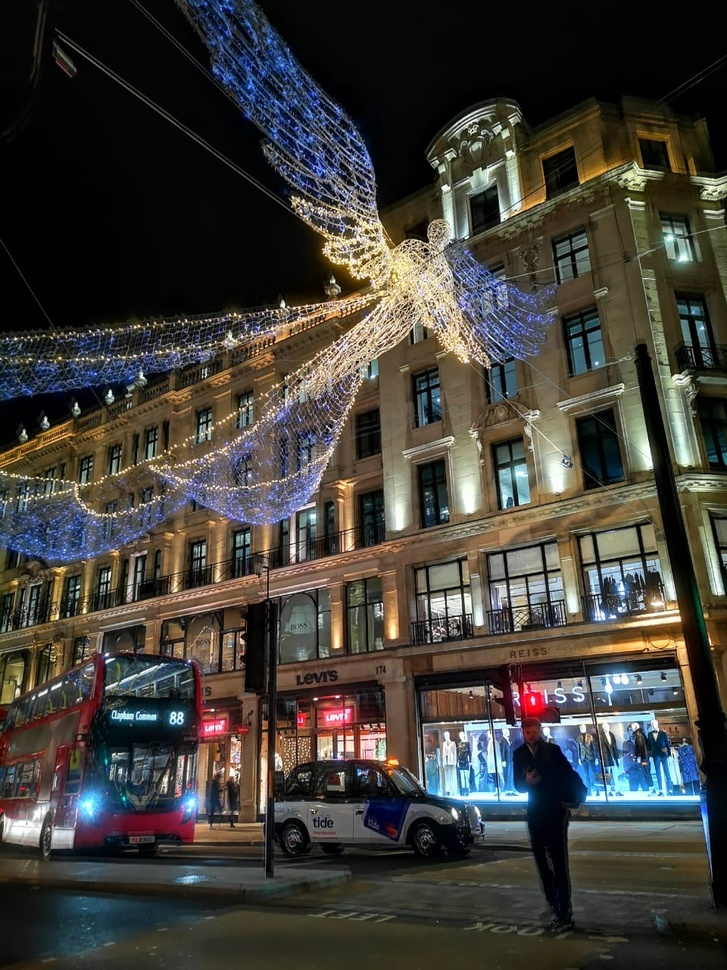
#> input picture data/images/londonxmas.jpeg, 727 x 970 px, shrunk from 960 x 1280 before the run, found by its file name
$ jupyter execute '10. edge detection.ipynb'
#> lines starting #> are read from the running program, lines starting #| are printed output that depends on the picture; after the words box and inside, x2 and y2 are one past the last pixel; in counts of white or black regions, pixels touching at a corner belong together
[cell 1]
import os
import cv2
from matplotlib import pyplot as plt
import numpy as np

[cell 2]
os.chdir("D:\\Learning\\udemy_computer_vision_course")

[cell 3]
def imshow(title = "", image = None, size = 5):

    # The line below is changed from w, h to h, w
    h, w = image.shape[0], image.shape[1]
    aspect_ratio = w/h

    plt.figure(figsize=(size * aspect_ratio, size))
    plt.imshow(cv2.cvtColor(image, cv2.COLOR_BGR2RGB))
    plt.title(title)
    plt.show()

[cell 4]
img = cv2.imread(os.path.join("data", "images", "londonxmas.jpeg"),)
#> img is the input picture: shape (970, 727, 3); mean B, G, R 57, 62.5, 65.4
imshow("My Image", img)

[cell 5]
canny = cv2.Canny(img, 60,120)
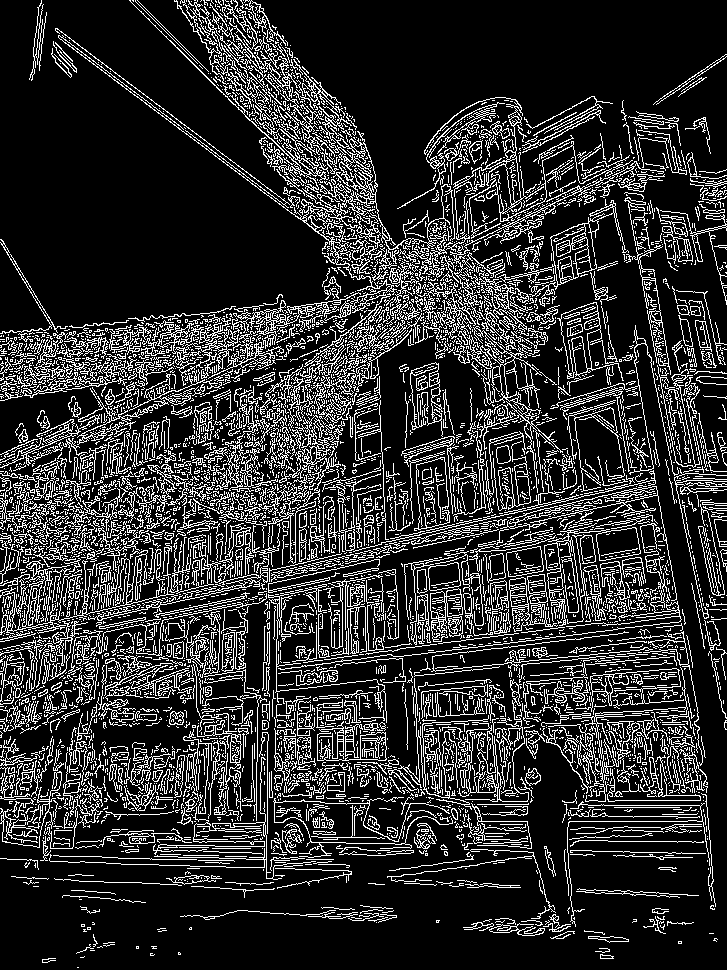
#> canny: shape (970, 727); 18.5% white in thin lines or dots

imshow("Edge Detection", canny)


$ run again, with data/images/Volleyball.jpeg copied over data/images/londonxmas.jpeg
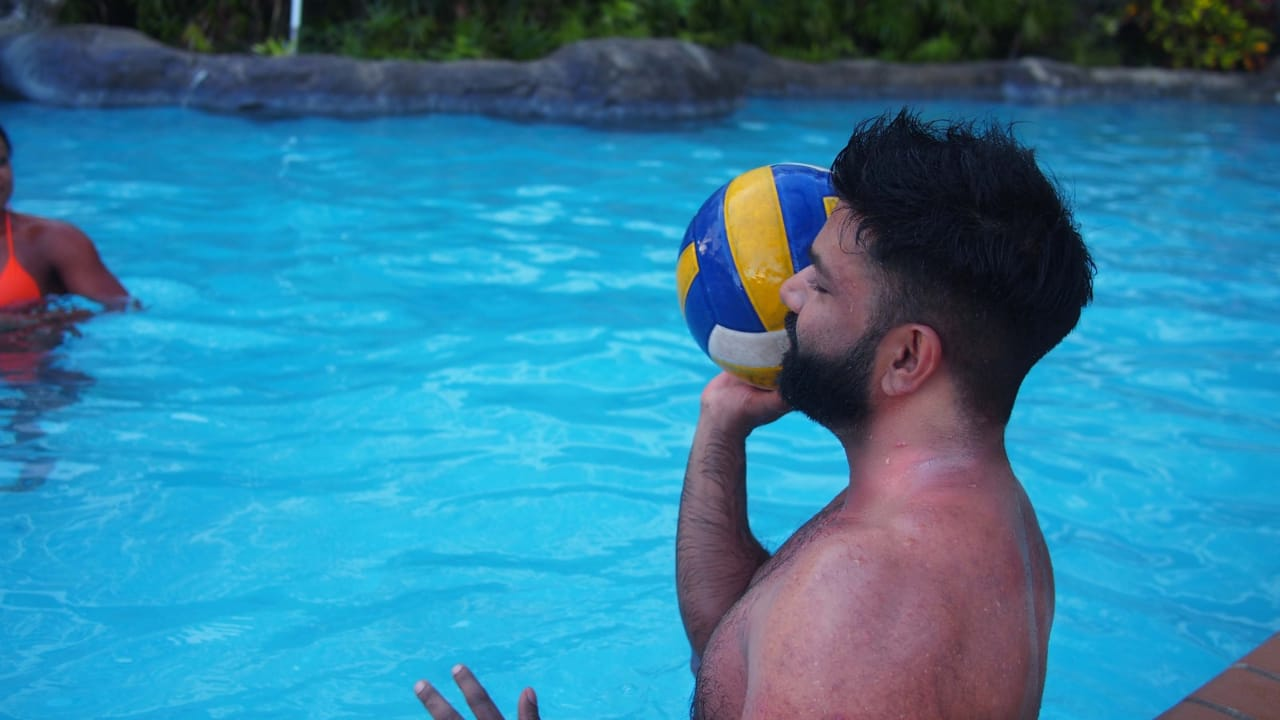
#> input picture data/images/Volleyball.jpeg, 1280 x 720 px, found by its file name
#> img is the input picture: shape (720, 1280, 3); mean B, G, R 159.8, 127.4, 49.9
#> `canny = cv2.Canny(img, 60,120)`:
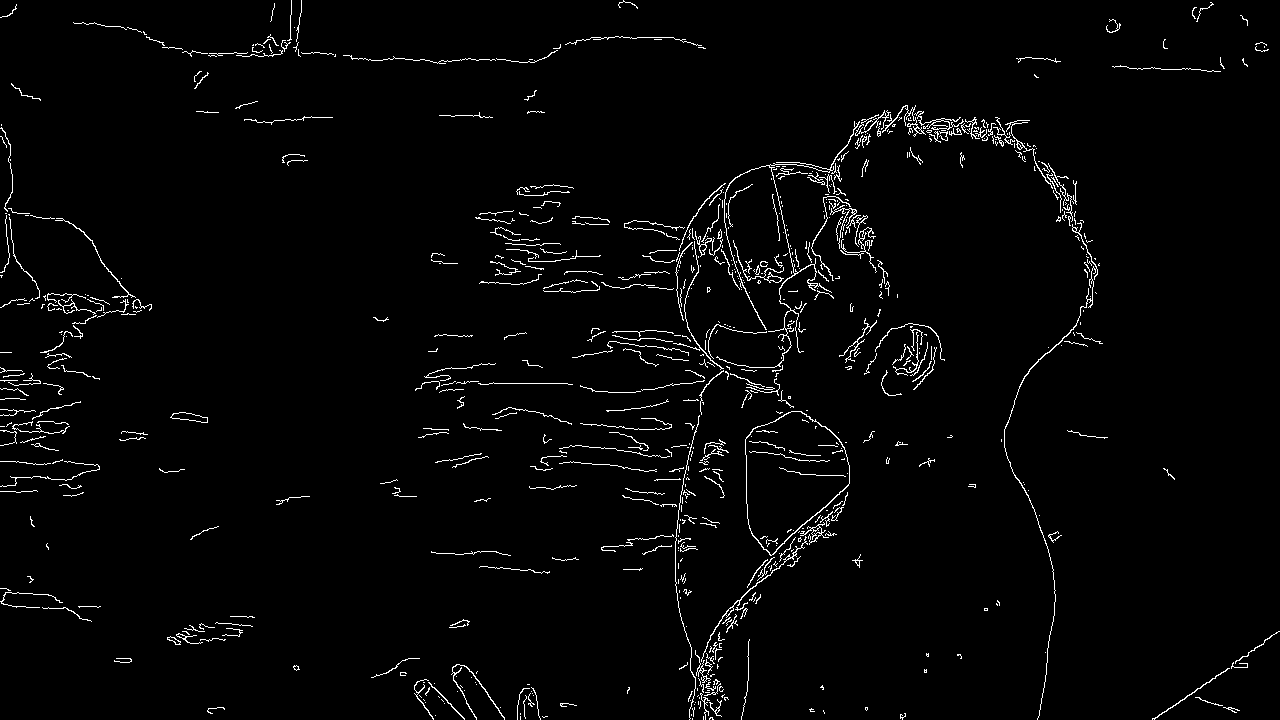
#> canny: shape (720, 1280); 2.3% white in thin lines or dots

$ run again, with data/images/blacksandbeach.jpeg copied over data/images/londonxmas.jpeg
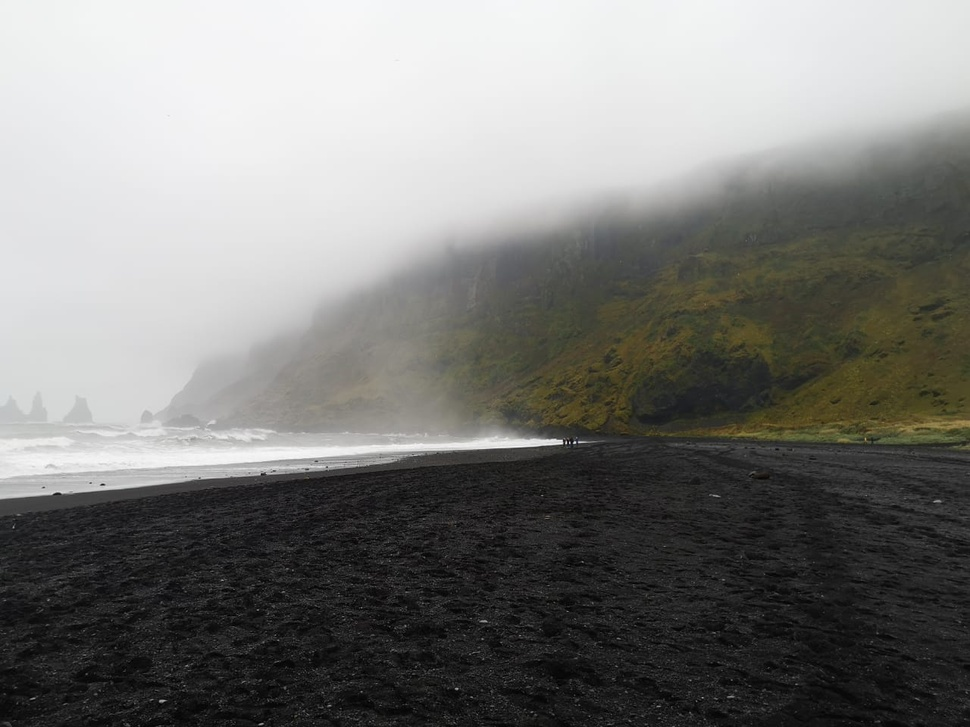
#> input picture data/images/blacksandbeach.jpeg, 970 x 727 px, shrunk from 1280 x 960 before the run, found by its file name
#> img is the input picture: shape (727, 970, 3); mean B, G, R 121.3, 124, 124.1
#> `canny = cv2.Canny(img, 60,120)`:
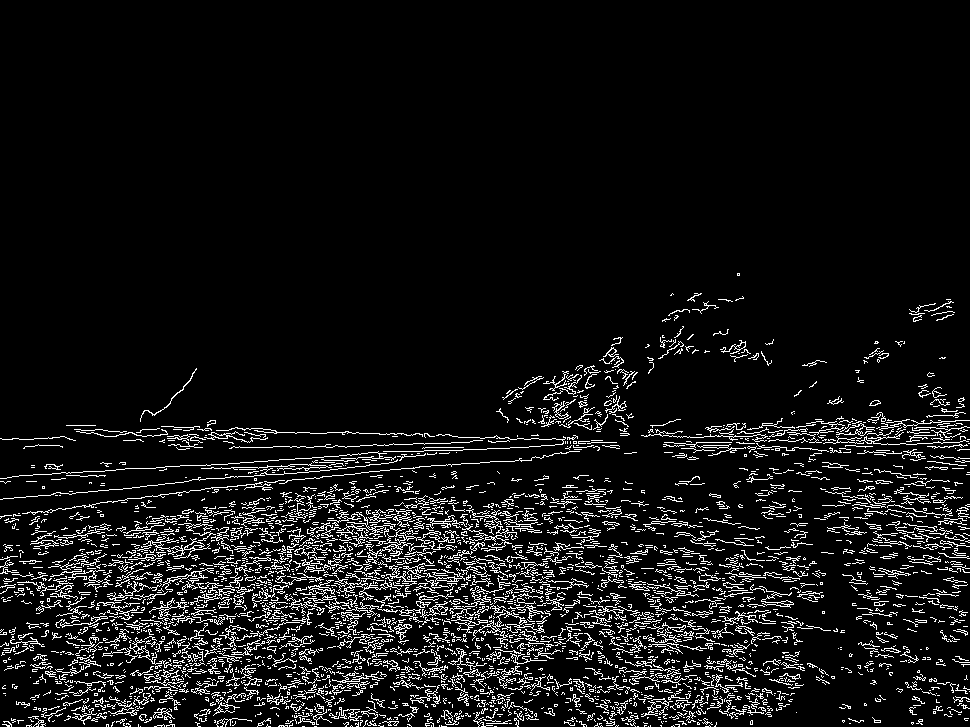
#> canny: shape (727, 970); 7.8% white in thin lines or dots, all inside (x1, y1, x2, y2) = (0, 273, 970, 727)
